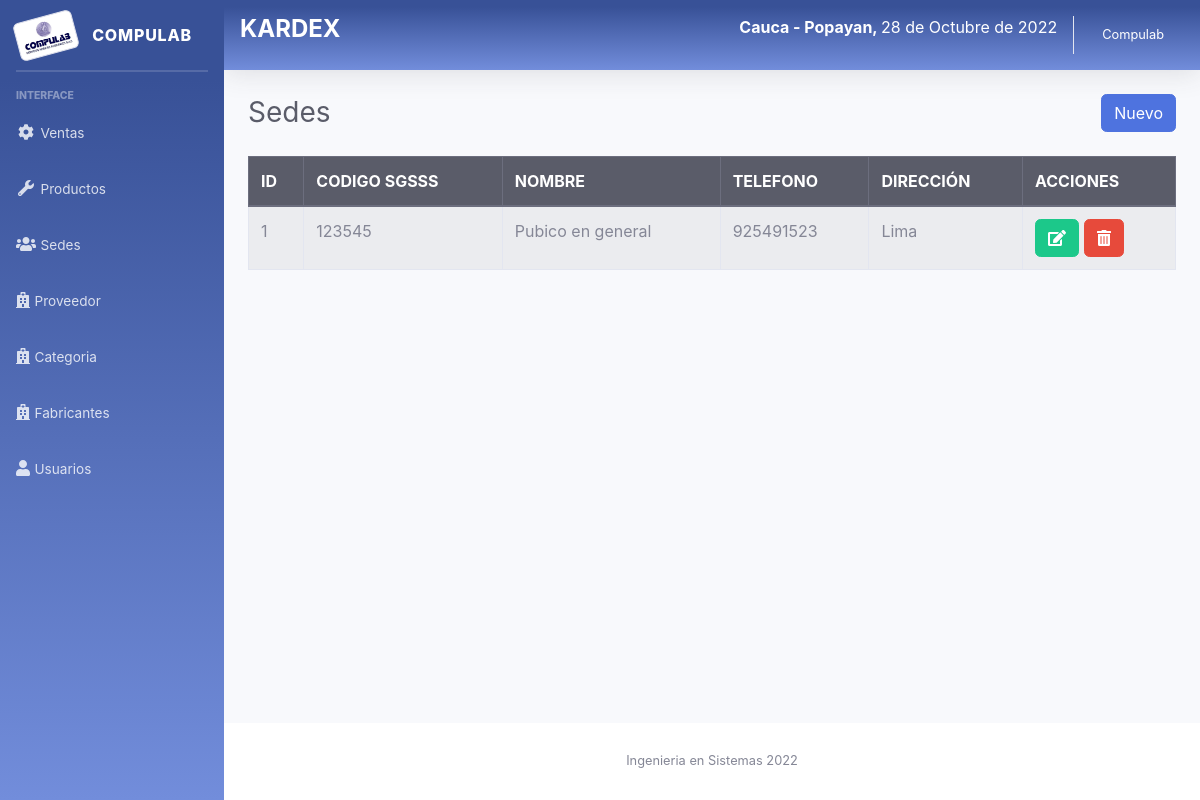
/sistema/lista_cliente.php (signed in), run on the app's committed database.
### tables this page shows
CREATE TABLE `cliente` (
  `idcliente` int(11) NOT NULL,
  `dni` int(8) NOT NULL,
  `nombre` varchar(100) NOT NULL,
  `telefono` int(15) NOT NULL,
  `direccion` varchar(200) NOT NULL,
  `usuario_id` int(11) NOT NULL
);

### sistema/lista_cliente.php (the view)
<?php include_once "includes/header.php"; ?>
<div class="container-fluid">
	<div class="d-sm-flex align-items-center justify-content-between mb-4">
		<h1 class="h3 mb-0 text-gray-800">Sedes</h1>
		<a href="registro_cliente.php" class="btn btn-primary">Nuevo</a>
	</div>
	<div class="row">
		<div class="col-lg-12">
			<div class="table-responsive">
				<table class="table table-striped table-bordered" id="table">
					<thead class="thead-dark">
						<tr>
							<th>ID</th>
							<th>CODIGO SGSSS</th>
							<th>NOMBRE</th>
							<th>TELEFONO</th>
							<th>DIRECCIÓN</th>
							<?php if ($_SESSION['rol'] == 1) { ?>
							<th>ACCIONES</th>
							<?php } ?>
						</tr>
					</thead>
					<tbody>
						<?php
						include "../conexion.php";
						$query = mysqli_query($conexion, "SELECT * FROM cliente");
						$result = mysqli_num_rows($query);
						if ($result > 0) {
							while ($data = mysqli_fetch_assoc($query)) { ?>
								<tr>
									<td><?php echo $data['idcliente']; ?></td>
									<td><?php echo $data['dni']; ?></td>
									<td><?php echo $data['nombre']; ?></td>
									<td><?php echo $data['telefono']; ?></td>
									<td><?php echo $data['direccion']; ?></td>
									<?php if ($_SESSION['rol'] == 1) { ?>
									<td>
										<a href="editar_cliente.php?id=<?php echo $data['idcliente']; ?>" class="btn btn-success"><i class='fas fa-edit'></i></a>
										<form action="eliminar_cliente.php?id=<?php echo $data['idcliente']; ?>" method="post" class="confirmar d-inline">
											<button class="btn btn-danger" type="submit"><i class='fas fa-trash-alt'></i> </button>
										</form>
									</td>
									<?php } ?>
								</tr>
						<?php }
						} ?>
					</tbody>
				</table>
			</div>
		</div>
	</div>
</div>
</div>
<?php include_once "includes/footer.php"; ?>

### data on the page
cliente: idcliente "1", dni "123545", nombre "Pubico en general", telefono "925491523", direccion "Lima"

### other printed values
fechaPeru() "28 de Octubre de 2022"
$_SESSION['nombre'] "Compulab"
